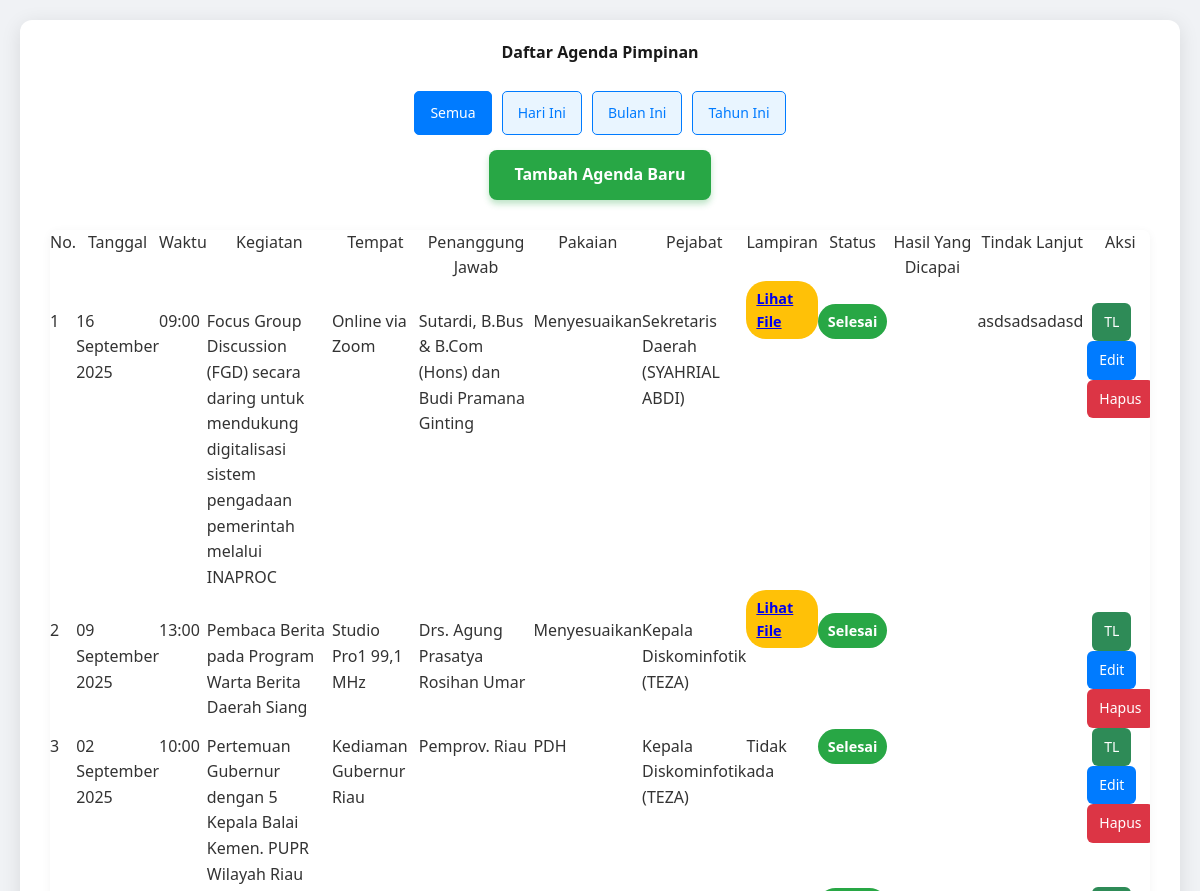
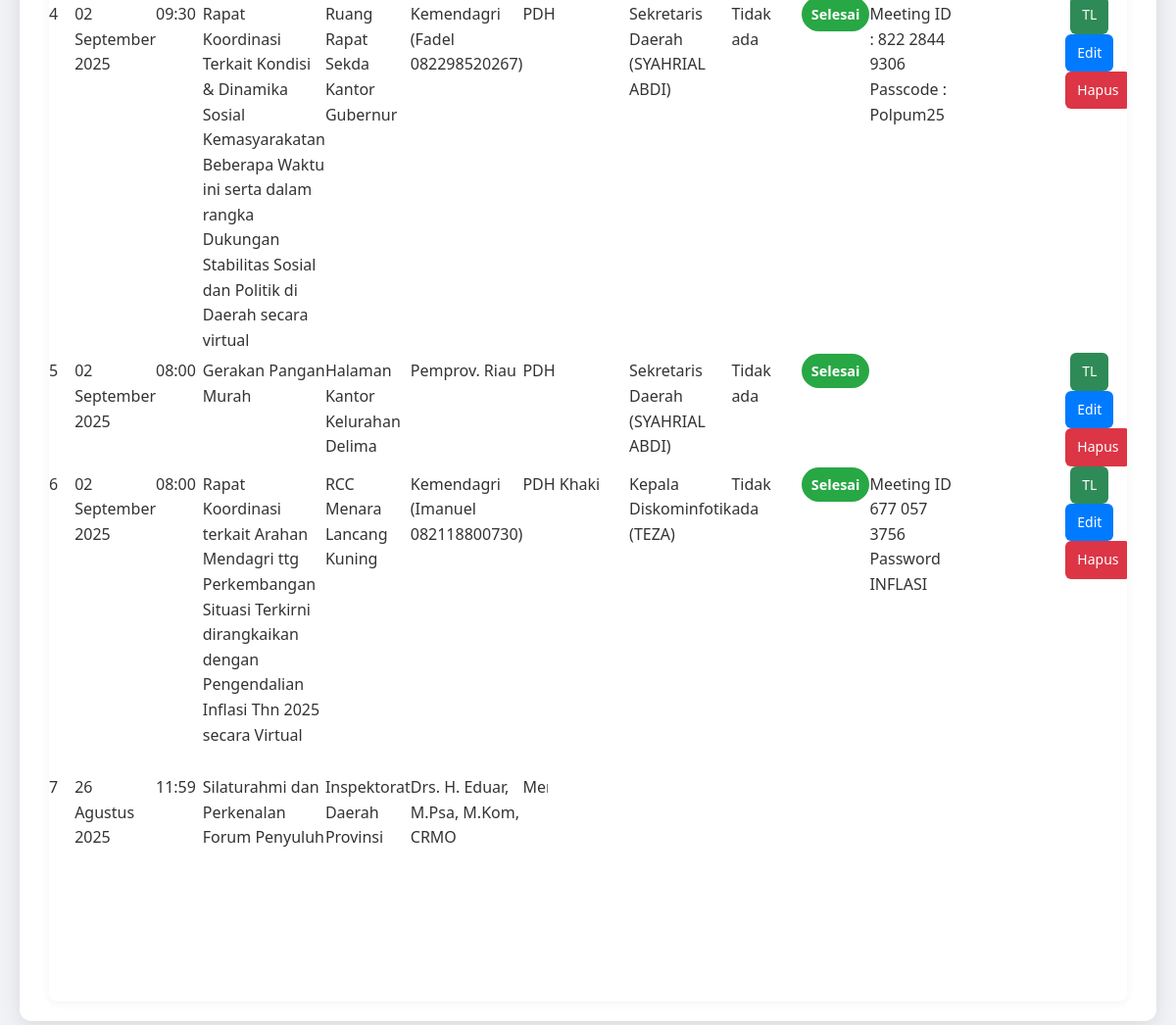
The page / on the database its author committed (2 pictures, top to bottom).
### tables this page shows
CREATE TABLE `tb_agenda` (
  `id_agenda` int(11) NOT NULL,
  `tgl_agenda` date NOT NULL,
  `waktu` time NOT NULL,
  `nama_kegiatan` varchar(3065) NOT NULL,
  `tempat_kegiatan` varchar(3065) NOT NULL,
  `penanggungjawab_kegiatan` varchar(3065) NOT NULL,
  `pakaian_kegiatan` varchar(3065) NOT NULL,
  `pejabat` varchar(3065) NOT NULL,
  `lampiran` text DEFAULT NULL,
  `id_status` int(11) NOT NULL,
  `hasil_agenda` text DEFAULT NULL
);

CREATE TABLE `tb_pejabat` (
  `id` int(11) NOT NULL,
  `kode_pejabat` varchar(10) NOT NULL,
  `nama_jabatan` varchar(1024) NOT NULL,
  `nama_pejabat` varchar(1024) NOT NULL
);

CREATE TABLE `tb_status` (
  `id_status` int(11) NOT NULL,
  `nama_status` varchar(255) NOT NULL,
  `akronim` varchar(255) NOT NULL
);

CREATE TABLE `tb_tindaklanjut` (
  `id_tindaklanjut` int(11) NOT NULL,
  `tgl_tindaklanjut` datetime NOT NULL,
  `isi_tindaklanjut` text NOT NULL,
  `penindaklanjut` varchar(255) NOT NULL,
  `lampiran` text DEFAULT NULL,
  `id_agenda` int(11) NOT NULL
);

### index.php (the view, shortened to what this page needs)
<?php
include 'koneksi.php';
$nama_bulan = [
    "Januari",
    "Februari",
    "Maret",
    "April",
    "Mei",
    "Juni",
    "Juli",
    "Agustus",
    "September",
    "Oktober",
    "November",
    "Desember"
];
$where_clause = "";
$filter = $_GET['filter'] ?? 'semua';
$sql = "SELECT
            a.*,
            b.nama_status,
            c.isi_tindaklanjut,
            d.*
        FROM
            tb_agenda AS a
        LEFT JOIN
            tb_status AS b ON a.id_status = b.id_status
        LEFT JOIN
            tb_tindaklanjut AS c ON a.id_agenda = c.id_agenda
        LEFT JOIN
            tb_pejabat AS d ON a.pejabat = d.id
        $where_clause
        ORDER BY
            a.tgl_agenda DESC,
            a.waktu DESC";
$result = $koneksi->query($sql);
?>
<!DOCTYPE html>
<html lang="id">
<head>
    <link rel="stylesheet" href="style.css">
    <link rel="stylesheet" href="https://cdn.datatables.net/2.0.8/css/dataTables.dataTables.min.css">
    <link rel="stylesheet" href="https://cdn.datatables.net/responsive/3.0.0/css/responsive.dataTables.min.css">
</head>
<body>
    <div class="container">
        <h2>Daftar Agenda Pimpinan</h2>
        <div class="action-and-filter-container">
            <div class="filter-buttons">
                <a href="index.php?filter=semua" class="button-filter <?php echo ($filter === 'semua') ? 'active' : ''; ?>">Semua</a>
                <a href="index.php?filter=hari_ini" class="button-filter <?php echo ($filter === 'hari_ini') ? 'active' : ''; ?>">Hari Ini</a>
                <a href="index.php?filter=bulan_ini" class="button-filter <?php echo ($filter === 'bulan_ini') ? 'active' : ''; ?>">Bulan Ini</a>
                <a href="index.php?filter=tahun_ini" class="button-filter <?php echo ($filter === 'tahun_ini') ? 'active' : ''; ?>">Tahun Ini</a>
            </div>
            <a href="tambah.php" class="button-tambah">Tambah Agenda Baru</a>
        </div>
        <div class="table-responsive">
            <table id="agendaTable" class="display responsive" style="width:100%">
                <thead>
                    <tr>
                        <th>No.</th>
                        <th>Tanggal</th>
                        <th>Waktu</th>
                        <th>Kegiatan</th>
                        <th>Tempat</th>
                        <th>Penanggung Jawab</th>
                        <th>Pakaian</th>
                        <th>Pejabat</th>
                        <th>Lampiran</th>
                        <th>Status</th>
                        <th>Hasil Yang Dicapai</th>
                        <th>Tindak Lanjut</th>
                        <th>Aksi</th>
                    </tr>
                </thead>
                <tbody>
                    <?php
                    if ($result && $result->num_rows > 0) {
                        $no = 1;
                        while ($row = $result->fetch_assoc()) {
                            $hasil_dicapai = isset($row['hasil_agenda']) ? $row['hasil_agenda'] : $row['hasil_agenda'];
                            $tanggal_agenda = strtotime($row['tgl_agenda']);
                            $format_tanggal = date('d', $tanggal_agenda) . " " . $nama_bulan[date('n', $tanggal_agenda) - 1] . " " . date('Y', $tanggal_agenda);
                    ?>
                            <tr>
                                <td><?php echo $no++; ?></td>
                                <td><?php echo htmlspecialchars($format_tanggal); ?></td>
                                <td><?php echo htmlspecialchars(date('H:i', strtotime($row['waktu']))); ?></td>
                                <td><?php echo htmlspecialchars($row['nama_kegiatan']); ?></td>
                                <td><?php echo htmlspecialchars($row['tempat_kegiatan']); ?></td>
                                <td><?php echo htmlspecialchars($row['penanggungjawab_kegiatan']); ?></td>
                                <td><?php echo htmlspecialchars($row['pakaian_kegiatan']); ?></td>
                                <td><?php echo htmlspecialchars($row['nama_jabatan'] . ' (' . $row['nama_pejabat'] . ')'); ?></td>
                                <td>
                                    <?php if (!empty($row['lampiran'])): ?>
                                        <span class="status-badge status-belum-mulai">
                                            <a href="uploads/<?php echo htmlspecialchars($row['lampiran']); ?>" target="_blank">Lihat File</a>
                                        </span>
                                    <?php else: ?>
                                        Tidak ada
                                    <?php endif; ?>
                                </td>
                                <td>
                                    <span class="status-badge status-<?php echo strtolower(str_replace(' ', '-', $row['nama_status'])); ?>">
                                        <?php echo htmlspecialchars($row['nama_status']); ?>
                                    </span>
                                </td>
                                <td><?php echo htmlspecialchars($hasil_dicapai); ?></td>
                                <td><?php echo htmlspecialchars($row['isi_tindaklanjut']); ?></td>
                                <td>
                                    <a href="tindaklanjut.php?id=<?php echo htmlspecialchars($row['id_agenda']); ?>" class="button-aksi tindaklanjut">TL</a>
                                    <a href="edit.php?id=<?php echo htmlspecialchars($row['id_agenda']); ?>" class="button-aksi edit">Edit</a>
                                    <a href="hapus.php?id=<?php echo htmlspecialchars($row['id_agenda']); ?>" class="button-aksi hapus" onclick="return confirm('Yakin ingin menghapus data ini?')">Hapus</a>
                                </td>
                            </tr>
                    <?php
                        }
                    } else {
                        echo "<tr colspan='13' style='text-align: center;'>Tidak ada data agenda yang ditemukan.</tr>";
                    }
                    ?>
                </tbody>
            </table>
        </div>
    </div>
</body>
</html>

### style.css (style rules this page uses)
html, body, div, span, applet, object, iframe, h1, h2, h3, h4, h5, h6, p, blockquote, pre, a, abbr, acronym, address, big, cite, code, del, dfn, em, img, ins, kbd, q, s, samp, small, strike, strong, sub, sup, tt, var, b, u, i, center, dl, dt, dd, ol, ul, li, fieldset, form, label, legend, table, caption, tbody, tfoot, thead, tr, th, td, article, aside, canvas, details, embed, figure, figcaption, footer, header, hgroup, menu, nav, output, ruby, section, summary, time, mark, audio, video { margin: 0; padding: 0; border: 0; font-size: 100%; font: inherit; vertical-align: baseline; }
body { line-height: 1; }
table { border-collapse: collapse; border-spacing: 0; }
body { font-family: 'Segoe UI', Arial, sans-serif; background-color: #f0f2f5; margin: 0; padding: 20px; color: #333; line-height: 1.6; }
.container { max-width: 1800px; margin: auto; background-color: #fff; padding: 20px 30px; border-radius: 12px; box-shadow: 0 4px 20px rgba(0, 0, 0, 0.1); }
h2 { text-align: center; color: #1a1a1a; font-weight: 600; margin-bottom: 25px; }
.action-and-filter-container { display: flex; flex-direction: column; align-items: center; gap: 15px; margin-bottom: 30px; }
.filter-buttons { display: flex; justify-content: center; gap: 10px; flex-wrap: wrap; }
.button-tambah { display: inline-block; background-color: #28a745; color: white; padding: 12px 25px; text-decoration: none; border-radius: 8px; transition: background-color 0.3s ease, transform 0.2s ease; font-weight: 600; font-size: 1em; box-shadow: 0 4px 6px rgba(40, 167, 69, 0.3); border: none; cursor: pointer; }
.button-filter { display: inline-block; padding: 10px 15px; text-decoration: none; color: #007bff; background-color: #e9f5ff; border: 1px solid #007bff; border-radius: 5px; transition: all 0.3s ease; font-size: 14px; font-weight: 500; }
.button-filter:hover, .button-filter.active { background-color: #007bff; color: white; }
.table-responsive { display: block; width: 100%; overflow-x: auto; -webkit-overflow-scrolling: touch; border-radius: 8px; box-shadow: 0 2px 10px rgba(0, 0, 0, 0.05); }
.status-badge { display: inline-block; padding: 6px 10px; border-radius: 20px; font-weight: bold; color: white; font-size: 0.9em; }
.status-belum-mulai { background-color: #ffc107; }
.status-selesai { background-color: #28a745; }
.button-aksi { padding: 8px 12px; text-decoration: none; border-radius: 6px; color: white; font-size: 14px; transition: background-color 0.3s ease; display: inline-block; }
.button-aksi.edit { background-color: #007bff; margin-right: 5px; }
.button-aksi.hapus { background-color: #dc3545; }
.button-aksi.tindaklanjut { background-color: #2e8b57; margin-left: 5px; }

### rows shown on the page
tb_agenda: tgl_agenda "16 September 2025", waktu "09:00", nama_kegiatan "Focus Group Discussion (FGD) secara daring untuk mendukung digitalisasi sistem pengadaan pemerintah melalui INAPROC", tempat_kegiatan "Online via Zoom", penanggungjawab_kegiatan "Sutardi, B.Bus & B.Com (Hons) dan Budi Pramana Ginting", pakaian_kegiatan "Menyesuaikan", tb_pejabat.nama_jabatan+nama_pejabat "Sekretaris Daerah (SYAHRIAL ABDI)", id_status.nama_status "Selesai", tb_tindaklanjut.isi_tindaklanjut "asdsadsadasd"
tb_agenda: tgl_agenda "09 September 2025", waktu "13:00", nama_kegiatan "Pembaca Berita pada Program Warta Berita Daerah Siang", tempat_kegiatan "Studio Pro1 99,1 MHz", penanggungjawab_kegiatan "Drs. Agung Prasatya Rosihan Umar", pakaian_kegiatan "Menyesuaikan", tb_pejabat.nama_jabatan+nama_pejabat "Kepala Diskominfotik (TEZA)", id_status.nama_status "Selesai"
tb_agenda: tgl_agenda "02 September 2025", waktu "10:00", nama_kegiatan "Pertemuan Gubernur dengan 5 Kepala Balai Kemen. PUPR Wilayah Riau", tempat_kegiatan "Kediaman Gubernur Riau", penanggungjawab_kegiatan "Pemprov. Riau", pakaian_kegiatan "PDH", tb_pejabat.nama_jabatan+nama_pejabat "Kepala Diskominfotik (TEZA)", lampiran "Tidak ada", id_status.nama_status "Selesai"
tb_agenda: tgl_agenda "02 September 2025", waktu "09:30", nama_kegiatan "Rapat Koordinasi Terkait Kondisi & Dinamika Sosial Kemasyarakatan Beberapa Waktu ini serta dalam rangka Dukungan Stabilitas Sosial dan Politik di Daerah secara virtual", tempat_kegiatan "Ruang Rapat Sekda Kantor Gubernur", penanggungjawab_kegiatan "Kemendagri (Fadel 082298520267)", pakaian_kegiatan "PDH", tb_pejabat.nama_jabatan+nama_pejabat "Sekretaris Daerah (SYAHRIAL ABDI)", lampiran "Tidak ada", id_status.nama_status "Selesai", hasil_agenda "Meeting ID : 822 2844 9306 Passcode : Polpum25"
tb_agenda: tgl_agenda "02 September 2025", waktu "08:00", nama_kegiatan "Gerakan Pangan Murah", tempat_kegiatan "Halaman Kantor Kelurahan Delima", penanggungjawab_kegiatan "Pemprov. Riau", pakaian_kegiatan "PDH", tb_pejabat.nama_jabatan+nama_pejabat "Sekretaris Daerah (SYAHRIAL ABDI)", lampiran "Tidak ada", id_status.nama_status "Selesai"
tb_agenda: tgl_agenda "02 September 2025", waktu "08:00", nama_kegiatan "Rapat Koordinasi terkait Arahan Mendagri ttg Perkembangan Situasi Terkirni dirangkaikan dengan Pengendalian Inflasi Thn 2025 secara Virtual", tempat_kegiatan "RCC Menara Lancang Kuning", penanggungjawab_kegiatan "Kemendagri (Imanuel 082118800730)", pakaian_kegiatan "PDH Khaki", tb_pejabat.nama_jabatan+nama_pejabat "Kepala Diskominfotik (TEZA)", lampiran "Tidak ada", id_status.nama_status "Selesai", hasil_agenda "Meeting ID 677 057 3756 Password INFLASI"
tb_agenda: tgl_agenda "26 Agustus 2025", waktu "11:59", nama_kegiatan "Silaturahmi dan Perkenalan Forum Penyuluh Antikorupsi Provinsi Riau", tempat_kegiatan "Inspektorat Daerah Provinsi Riau Jl. Cut Nyak Dien Pekanbaru", penanggungjawab_kegiatan "Drs. H. Eduar, M.Psa, M.Kom, CRMO", pakaian_kegiatan "Menyesuaikan"
